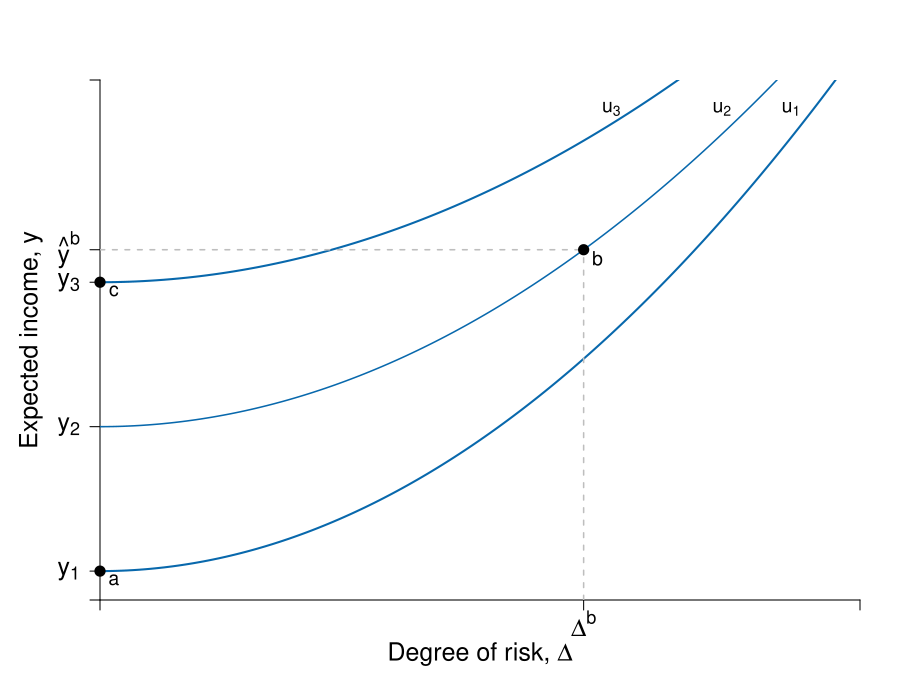

Write R code to recreate this figure.
#Graph Designer: Simon Halliday
#Authors: Bowles, Foley and Halliday
#Title: Coordination, Conflict and Competition: A Text in Microeconomics

require(shape)
library(pBrackets)
pdf(file = "public_mechanism/risk_return_chile.pdf", width = 9, height = 7)

#Set parameters for graphics
axislabelsize <- 1.5
labelsize <- 1.2
graphlinewidth <- 2
segmentlinewidth <- 1.5
a <- c(2, 4, 6)


COL <- c("#7fc97f", "#beaed4", "#fdc086", "#ffff99", "#386cb0", "#f0027f", "#bf5b17", "#666666")
COLA <- c("#e0f3db", "#99d8c9","#66c2a4","#41ae76", "#238b45", "#005824")
COLB <- c("#c6dbef", "#4eb3d3", "#2b8cbe", "#0868ac","#084081")
COLC <- c("#fcfbfd", "#efedf5", "#dadaeb", "#bcbddc", "#9e9ac8", "#807dba", "#6a51a3", "#54278f", "#3f007d")

par(mar =  c(5, 5, 4, 2))
xlims <- c(0, 11)
ylims <- c(0, 18)

riskreturn <- function(g, int1 = 14, int2 = 4, coeff = 1/3){
  int1 - (int2 - (coeff)*g)^2
}

uA <- function(omega, g, slope = 0.5){
  omega + omega*g  - slope*g^2
}

indiffA <- function(g, intercept = 3, slope = 0.125){
  intercept  + slope*g^2
}

insurance <- function(g, intercept = 10, slope = 0.36){
  intercept  + slope*g
}

#Plot command 
plot(0, 0, xlim = xlims, ylim = ylims, 
     type = "n",
     xlab = expression(paste("")),
     ylab = expression(paste("")), 
     axes = FALSE,
     cex.lab = axislabelsize, 
     bty = "n", 
     xaxs="i", 
     yaxs="i"
)


#Customize ticks and labels for the plot
ticksy <- c(0,  1, 6, 11, indiffA(7, intercept = 6, slope = 0.125), ylims[2])
ylabels <- c(NA, expression(paste(y[1])), expression(paste(y[2])), expression(paste(y[3])), expression(paste(hat(y)^{b})), NA)
ticksx <- c(0, 7, xlims[2])
xlabels <- c(NA, expression(paste(Delta^b)),  NA)

axis(1, at = ticksx, pos = 0, labels = xlabels, cex.axis = axislabelsize)
axis(2, at = ticksy, pos = 0, labels = ylabels, las = 1, cex.axis = axislabelsize)
mtext(expression(paste("Degree of risk, ", Delta)), side=1, line = 2.5, cex = axislabelsize)
text(xlims[1] - 1, ylims[2] - 0.5*(ylims[2] - ylims[1]), expression(paste("Expected income, ", y)), xpd = TRUE, cex = axislabelsize, srt = 90) 


npts <- 500 
xx1 <- seq(xlims[1], xlims[2], length.out = npts)
#lines(xx1, riskreturn(xx1, int1 = 14, int2 = 4, coeff = 1/3), col = COLA[4], lwd = graphlinewidth, lty = 1)
#lines(xx1, insurance(xx1), col = COL[3], lwd = graphlinewidth, lty = 1)
#lines(xx1, insurance(xx1, intercept = 7.4), col = COL[3], lwd = segmentlinewidth, lty = 2)
lines(xx1, indiffA(xx1, intercept = 1, slope = 0.15), col = COLB[4], lwd = graphlinewidth, lty = 1)
lines(xx1, indiffA(xx1, intercept = 6, slope = 0.125), col = COLB[4], lwd = segmentlinewidth, lty = 1)
lines(xx1, indiffA(xx1, intercept = 11, slope = 0.1), col = COLB[4], lwd = graphlinewidth, lty = 1)



#Add points a, b, c and c
# segments(5.6, 0, 5.6, riskreturn(g = 5.6), lty = 2, col = "gray", lwd = segmentlinewidth)
# segments(0, riskreturn(g = 5.6), 5.6, riskreturn(g = 5.6), lty = 2, col = "gray", lwd = segmentlinewidth)
# points(5.6, riskreturn(g = 5.6), pch = 16, col = "black", cex = 1.5)
# text(5.6 + 0.25, riskreturn(g = 5.6) - 0.3, expression(n), cex = labelsize)


# segments(10.5, 0, 10.5, riskreturn(g = 10.5) , lty = 2, col = "gray", lwd = segmentlinewidth)
# segments(0, riskreturn(g = 10.5) , 10.5, riskreturn(g = 10.5) , lty = 2, col = "gray", lwd = segmentlinewidth)
#points(10.5, riskreturn(g = 10.5) , pch = 16, col = "black", cex = 1.5)
#text(12 + 0.25, riskreturn(g = 12) - 0.3, expression(d), cex = labelsize)

# segments(0, insurance(g = 1.8), 10.5, insurance(g = 1.8), lty = 2, col = "gray", lwd = segmentlinewidth)
# segments(1.8, 0, 1.8, insurance(g = 1.8), lty = 2, col = "gray", lwd = segmentlinewidth)
# points(1.8, insurance(g = 1.8) , pch = 16, col = "black", cex = 1.5)
# text(1.8, insurance(g = 1.8) + 0.6, expression(paste(c^2)), cex = labelsize)
# 

# Arrows(0, indiffA(0, intercept = 1, slope = 0.15), 
#          7 - 0.3, indiffA(7, intercept = 6, slope = 0.125) - 0.5, 
#          col = "black", lty = 1, arr.type = "triangle", lwd = segmentlinewidth)
# 
# Arrows(7, indiffA(7, intercept = 6, slope = 0.125), 
#        0 + 0.3, indiffA(0, intercept = 11, slope = 0.1) + 0.1, 
#        col = "black", lty = 1, arr.type = "triangle", lwd = segmentlinewidth)

segments(0, indiffA(7, intercept = 6, slope = 0.125), 
         7, indiffA(7, intercept = 6, slope = 0.125), 
         col = "gray", lty = 2, lwd = segmentlinewidth)

segments(7, 0, 
         7, indiffA(7, intercept = 6, slope = 0.125), 
         col = "gray", lty = 2, lwd = segmentlinewidth)

points(7, indiffA(7, intercept = 6, slope = 0.125), pch = 16, col = "black", cex = 1.5)
text(7 + 0.2, indiffA(7, intercept = 6, slope = 0.125)- 0.3, expression(paste(b)), cex = labelsize)

points(0, indiffA(0, intercept = 1, slope = 0.15), pch = 16, col = "black", cex = 1.5, xpd = TRUE)
text(0 + 0.2, indiffA(0, intercept = 1, slope = 0.15)- 0.3, expression(paste(a)), cex = labelsize)

points(0, indiffA(0, intercept = 11, slope = 0.1), pch = 16, col = "black", cex = 1.5, xpd = TRUE)
text(0 + 0.2, indiffA(0, intercept = 11, slope = 0.1)- 0.3, expression(paste(c)), cex = labelsize)



#text(10.5, riskreturn(g = 10.5) + 0.6, expression(paste(c^1)), cex = labelsize)
# brackets(x1 = 10.7, y1 = riskreturn(10.5)  - 0.1, 
#          x2 = 10.7, y2 = insurance(1.8),  
#          ticks = 0.5, curvature = 0.5, type = 1, h = 0.5,
#          col = "black", lwd = 1, lty = 1, xpd = TRUE)
# text(11.7, 12.1, expression(paste(p%.%i == phantom())), xpd = TRUE, cex = labelsize)
# text(13, 12.3, expression(paste("insurance")), xpd = TRUE, cex = labelsize)
# text(13, 11.7, expression(paste("premium")), xpd = TRUE, cex = labelsize)

# Arrows(2, indiffA(2, intercept = 6, slope = 0.125) + 0.3, 
#        2, indiffA(2, intercept = 11, slope = 0.1) - 0.7,
#        col = "black", lty = 1, lwd = 2, arr.type = "triangle",
#        arr.lwd = 0.5, code = 2)
# 
# text(3.2, 10, expression(paste("Increased income")), xpd = TRUE)
# text(3.2, 9.2, expression(paste("from land sale")), xpd = TRUE)
# 

# Arrows(10.4, 2, 2, 2, 
#        col = "black", lty = 1, lwd = 2, arr.type = "triangle", 
#        arr.lwd = 0.5, code = 2)
# text(3.75, 1.55, expression(paste("Decreased")), xpd = TRUE)
# text(3.75, 1, expression(paste("risk exposure")), xpd = TRUE)
# text(3.75, 0.5, expression(paste("due to insurance, i")), xpd = TRUE)

# 
# text(14, 16.2, expression(paste("insurance")), xpd = TRUE)
# text(14, 15.6, expression(paste("contract")), xpd = TRUE)


#Label risk return schedule
text(14.8, 13.8, expression(paste(g(Delta))), cex = labelsize, xpd = TRUE)


#Label value functions
text(10, 17, expression(u[1]), cex = labelsize)
text(9, 17, expression(u[2]), cex = labelsize)
text(7.4, 17, expression(u[3]), cex = labelsize)


dev.off()
